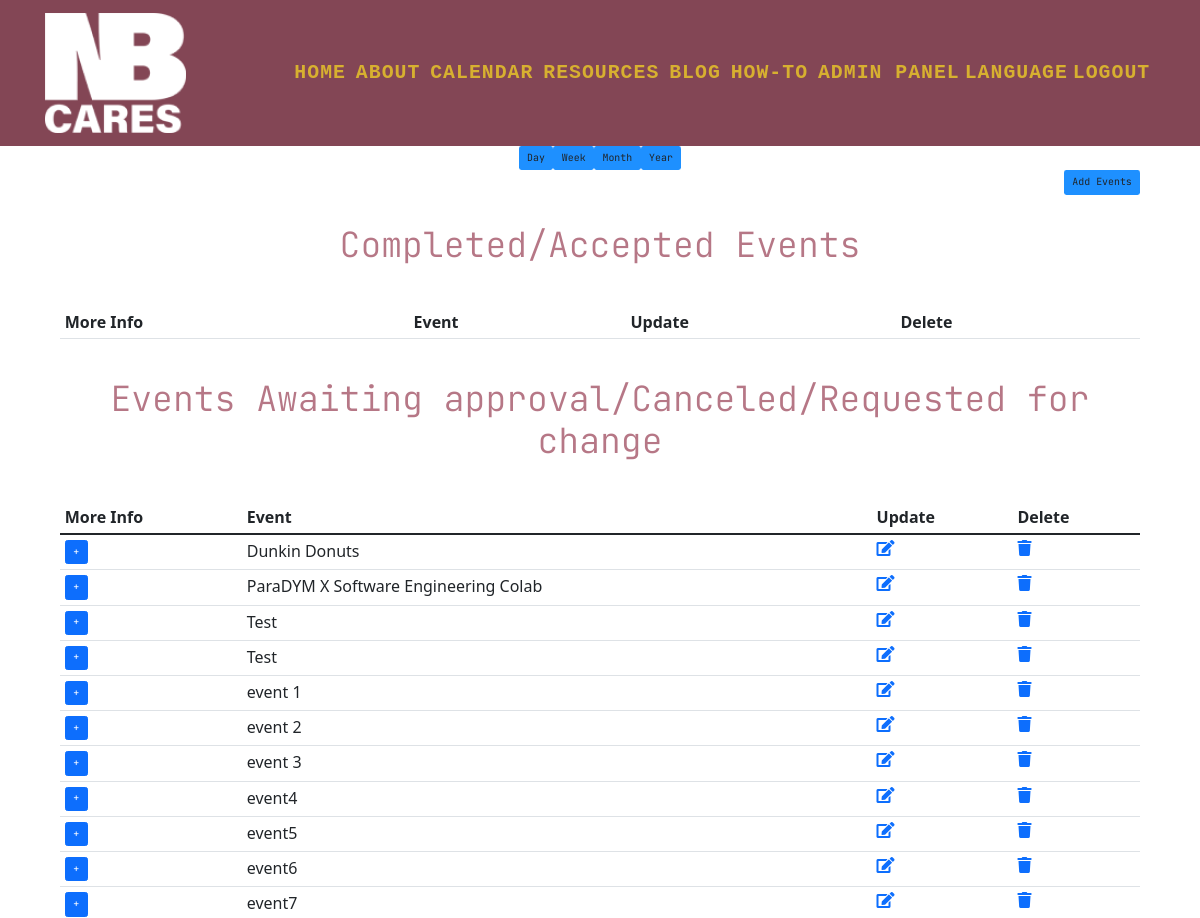
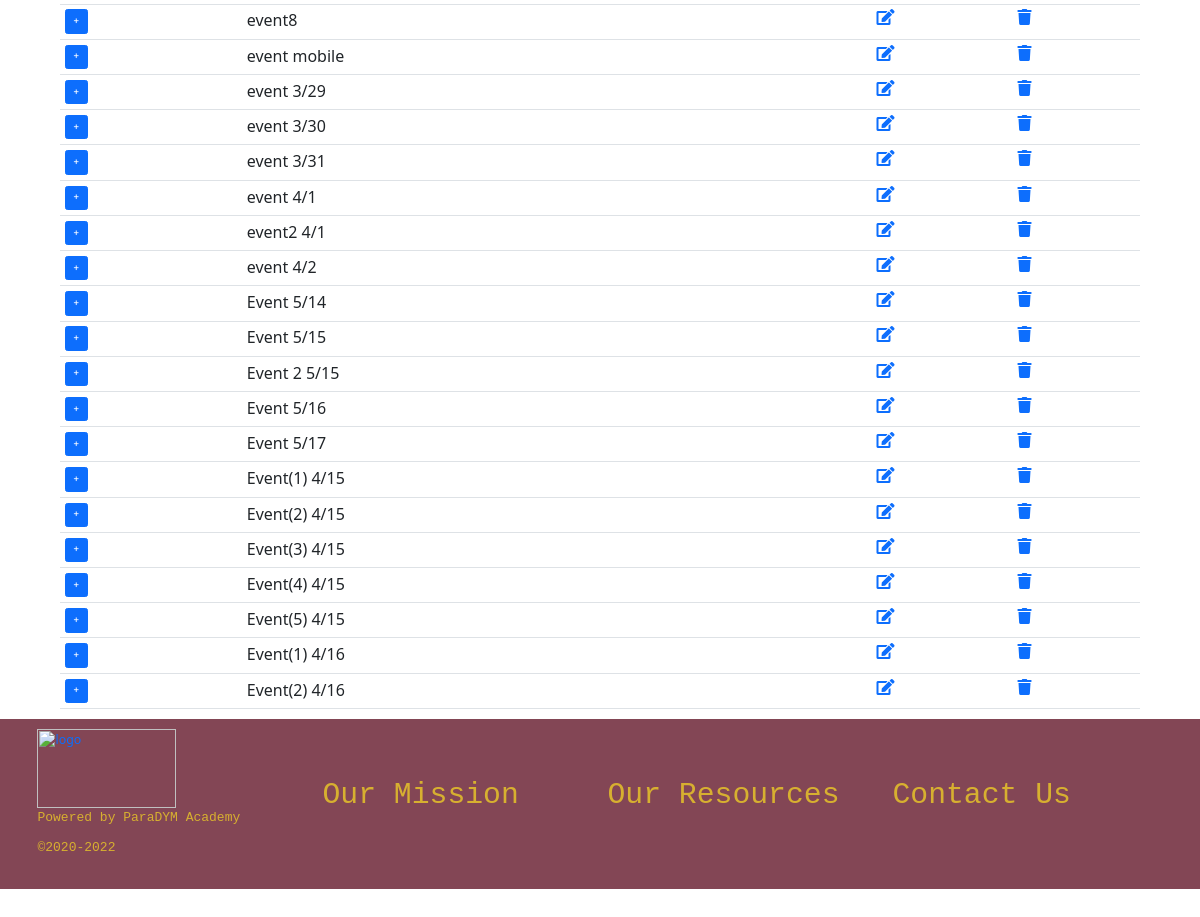
Page /events (signed in) on the committed database (2 pictures, top to bottom).
### ProjectSite/models.py (models this page shows, shortened)
class Event(models.Model):
    EVENT_TAGS = (
        ('Housing', 'Housing'), ('Employment', 'Employment'), ('Education', 'Education'),
        ('Financial Literacy', 'Financial Literacy'), ('Healthcare', 'Healthcare'), ('Mental Health', 'Mental Health'),
        ('Family Engagement', 'Family Engagement'), ('Children Activities', 'Children Activities'), ('Art', 'Art'),
        ('Community Event', 'Community Event'), ('Fundraising', 'Fundraising'), ('Other', 'Other'),
    )
    EVENT_STATUS = (
        (u'Accepted', u'Accepted'),
        (u'Pending', u'Pending'),
        (u'Canceled', u'Canceled'),
        (u'Requested For Change', u'Requested For Change'),
    )
    user = models.ForeignKey(Organization, on_delete=models.CASCADE)
    event_name = models.CharField(max_length=100, null=True, blank=False)
    event_description = models.TextField(max_length=400, null=True, blank=True)
    event_sTime = models.DateTimeField()
    event_eTime = models.DateTimeField()
    event_tag = models.CharField(max_length=30, null=True, choices=EVENT_TAGS)
    event_status = models.CharField(max_length=30, choices=EVENT_STATUS, default='Pending')
    event_date_created = models.DateTimeField(auto_now_add=True, null=True, blank=True)
    event_popper = models.ImageField(null=True, blank=True, upload_to="images/")
    registered = models.ManyToManyField(User, default=None, blank=True, related_name='registeredUser')

### ProjectSite/decorators.py (the view)
        def wrapper_func(request, *args, **kwargs):
            group = None
            if request.user.groups.exists():
                group = request.user.groups.all()[0].name
            if group in allowed_roles:
                return view_func(request, *args, **kwargs)
            else:
                return HttpResponse('You are not authorized to view this page')

### ProjectSite/templatetags/user_tags.py (called while the page is built)
@register.filter(name='has_group')
def has_group(user, group_name):
    return user.groups.filter(name=group_name).exists()

### ProjectSite/views.py (called while the page is built)
@login_required(login_url='login')
@allowed_users(allowed_roles='admin')
def view_events(request):
    orgevents = OrgEvent.objects.all()
    completed_events = orgevents.filter(org_event_status='Accepted')
    event_add = ProjectForms()
    if request.method == 'POST':
        event_add = ProjectForms(request.POST)
        if event_add.is_valid():
            event_add.save()
            return redirect('events')
    events = Event.objects.all()
    context = {'events': events, 'event_add': event_add, 'completed_events': completed_events}
    return render(request, 'ProjectSite/events.html', context)

### templates/ProjectSite/events.html (shortened to what this page needs)
{% extends 'ProjectSite/base.html' %}
{% load static %}
{% block body %}
    <section>
        <div class="container px-5">
            <div class="d-flex justify-content-center">
                <button type="button" class="btn" style="background: dodgerblue">Day</button>
                <button type="button" class="btn" style="background: dodgerblue">Week</button>
                <button type="button" class="btn" style="background: dodgerblue">Month</button>
                <button type="button" class="btn" style="background: dodgerblue">Year</button>
            </div>
            <div class="d-flex justify-content-end">
                <button type="button" class="btn" style="background: dodgerblue" data-bs-toggle="modal"
                        data-bs-target="#event-creation" data-bs-whatever="@getbootstrap">Add Events
                </button>
            </div>
        </div>
    </section>
    <section>
        <div class="container px-5">
            <div class="gx-5 align-items-center">
                <div class="col-lg-12 order-lg-1">
                    <div class="p-5">
                        <h2 class="display-4 text-center">Completed/Accepted Events</h2>
                    </div>
                </div>
            </div>
        </div>
    </section>
    <section>
        <div class="container px-5 d-flex justify-content-end">
            <table class="table table-hover">
                <thead>
                <tr>
                    <th scope="col">More Info</th>
                    <th scope="col">Event</th>
                    <th scope="col">Update</th>
                    <th scope="col">Delete</th>
                </tr>
                </thead>
            </table>
        </div>
    </section>
    <section>
        <div class="container px-5">
            <div class="gx-5 align-items-center">
                <div class="col-lg-12 order-lg-1">
                    <div class="p-5">
                        <h2 class="display-4 text-center">Events Awaiting approval/Canceled/Requested for change</h2>
                    </div>
                </div>
            </div>
        </div>
    </section>
    <section>
        <div class="container px-5 d-flex justify-content-end">
            <table class="table table-hover">
                <thead>
                <tr>
                    <th scope="col">More Info</th>
                    <th scope="col">Event</th>
                    <th scope="col">Update</th>
                    <th scope="col">Delete</th>
                </tr>
                </thead>
                <tbody>
                {% for event in events %}
                    <tr>
                        <td>
                            <button type="button" class="btn btn-primary" data-bs-toggle="modal"
                                    data-bs-target="#event-summary">+
                            </button>
                        </td>
                        <td>{{ event.event_name }}</td>
                        <td><a class="update-icon" href=""><i class="fas fa-edit"></i></a></td>
                        <td><a href="" class="delete-icon"><i class="fas fa-trash"></i></a></td>
                    </tr>
                {% endfor %}
                </tbody>
            </table>
        </div>
    </section>
{% endblock %}

### static/css/ProjectSite.css (style rules this page uses)
* { margin: 0; padding: 0; }
html { position: relative; min-height: 100%; font-size: 62%; scroll-behavior: smooth; }
body { --main-color: #EFD466; --primary-color: #D7B030; --button-background: #FFF7B6; --primary-button-background: #b67786; --background-color: #834655; margin-bottom: 180px; }
h1,h2 { font-family: 'JetBrains Mono', monospace;color: var(--primary-button-background); }
button { font-family: 'JetBrains Mono', monospace;color: var(--primary-button-background); }
a { text-decoration: none;cursor: pointer; }
.container { width: 100%; padding-right: var(--bs-gutter-x, 0.75rem); padding-left: var(--bs-gutter-x, 0.75rem); margin-right: auto; margin-left: auto; }
@media (min-width: 576px) { .container { max-width: 540px; } }
@media (min-width: 768px) { .container { max-width: 720px; } }
@media (min-width: 992px) { .container { max-width: 960px; } }
@media (min-width: 1200px) { .container { max-width: 1140px; } }
h2 { margin: 0 0 1rem; line-height: 1; }

### templates/ProjectSite/base.html (style rules this page uses)
#page-container { position: relative; min-height: 100vh; }

### rows in the picture
Event: event_name "Dunkin Donuts"
Event: event_name "ParaDYM X Software Engineering Colab"
Event: event_name "Test"
Event: event_name "Test"
Event: event_name "event 1"
Event: event_name "event 2"
Event: event_name "event 3"
Event: event_name "event4"
Event: event_name "event5"
Event: event_name "event6"
Event: event_name "event7"
Event: event_name "event8"
Event: event_name "event mobile"
Event: event_name "event 3/29"
Event: event_name "event 3/30"
Event: event_name "event 3/31"
Event: event_name "event 4/1"
Event: event_name "event2 4/1"
Event: event_name "event 4/2"
Event: event_name "Event 5/14"
Event: event_name "Event 5/15"
Event: event_name "Event 2 5/15"
Event: event_name "Event 5/16"
Event: event_name "Event 5/17"
Event: event_name "Event(1) 4/15"
Event: event_name "Event(2) 4/15"
Event: event_name "Event(3) 4/15"
Event: event_name "Event(4) 4/15"
Event: event_name "Event(5) 4/15"
Event: event_name "Event(1) 4/16"
Event: event_name "Event(2) 4/16"
